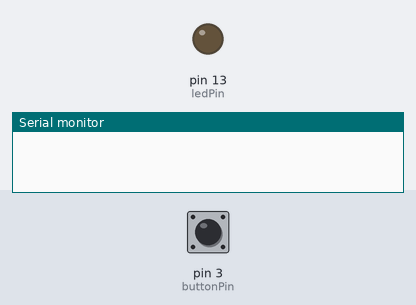
A sketch run on a simulated Arduino Mega 2560, built with avr-gcc and run on an emulated ATmega2560. On the bench: output pins drawn as LEDs (lit = HIGH), the last lines printed to the serial monitor. The inputs (shaded band) are chosen by the test bench; at power-on: pin 3 (buttonPin) LOW.

Above: at 1.7 s.
1.8 s: pin 3 (buttonPin) pulled HIGH for 0.15 s
At 1.87 s:
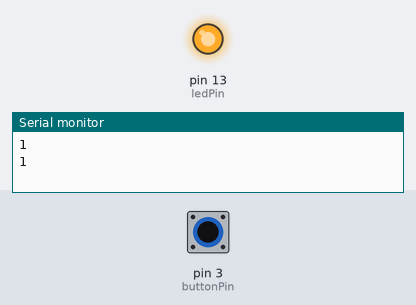
3.4 s: pin 3 (buttonPin) pulled HIGH for 3.2 s
At 7.7 s:
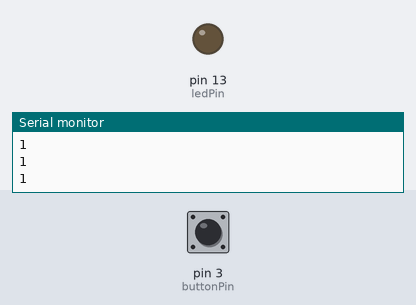
Timing chart, 0 to 9.2 s (numbered marks = the images above; inputs shaded):
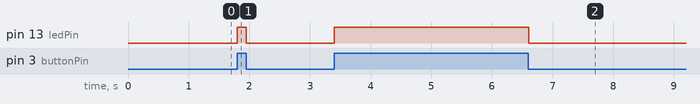

Measured:
- after the input at 1.8 s, pin 13 (ledPin): LOW → HIGH at once, → LOW 0.15 s later
- after the input at 3.4 s, pin 13 (ledPin): LOW → HIGH at once, → LOW 3.2 s later

The sketch:

transmittingData.ino
```cpp
const int buttonPin = 3;  // the number of the pushbutton pin
const int ledPin = 13;    // the number of the LED pin

int buttonState = 0;  // variable for reading the pushbutton status

void setup() {
  Serial.begin(9600); // initialize serial monitor
  Serial2.begin(9600); // initialize Xbee Tx/Rx

  // initialize the LED pin as an output:
  pinMode(ledPin, OUTPUT);
  // initialize the pushbutton pin as an input:
  pinMode(buttonPin, INPUT);

  delay(500);
}

void loop() {

  buttonState = digitalRead(buttonPin);

  // check if the pushbutton is pressed. If it is, the buttonState is HIGH:
  if (buttonState == HIGH) {
    Serial.println(buttonState);
    // turn LED on:
    digitalWrite(ledPin, HIGH);

    char outgoing = 'q'; // Read character
    Serial2.print(outgoing); // Send to XBee
  } else {

    // turn LED off:
    digitalWrite(ledPin, LOW);
  }

  // if(Serial2.available()) { // Is XBee data available?
  // char incoming = Serial2.read(); // Read
  // char Serial.println(incoming); // Send to serial monitor
  // }

delay(50);
}
```
